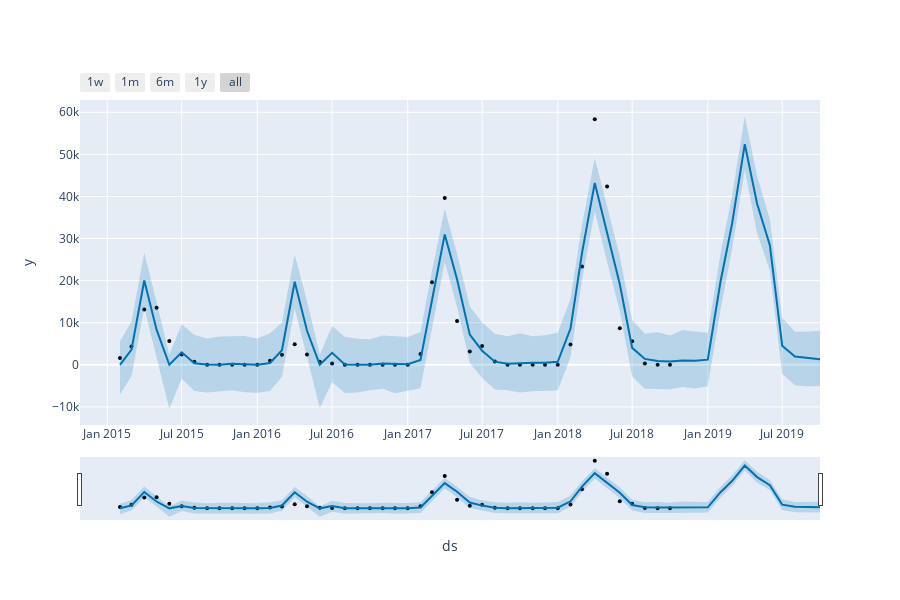
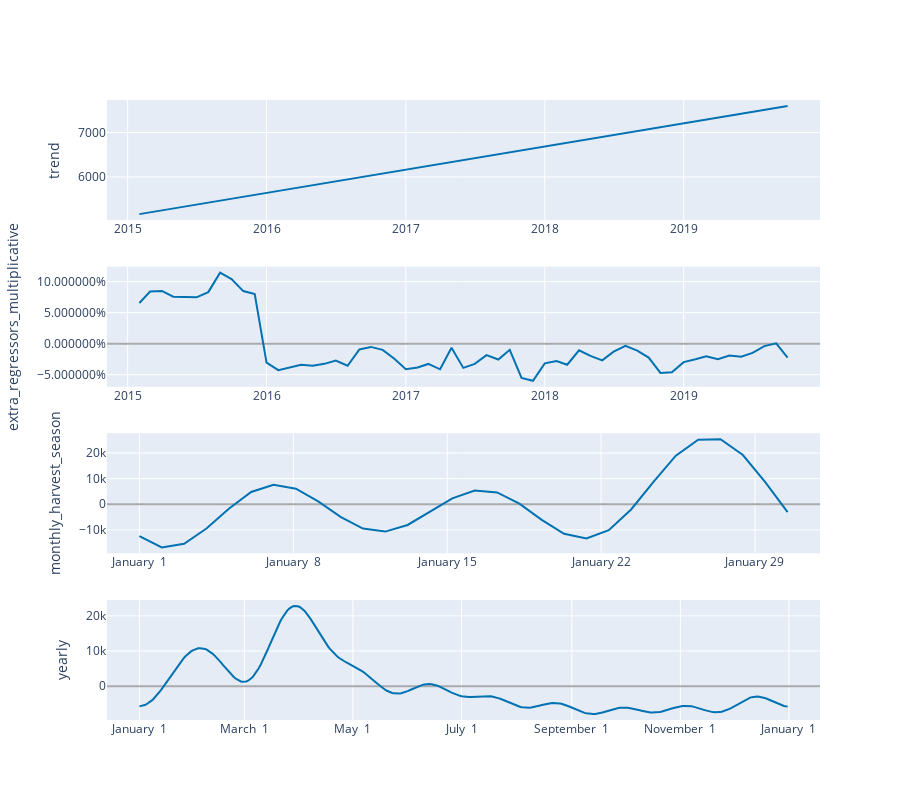

Write notebook code for charts like these, in order.
### Code cell
py.iplot(plot_plotly(model, forecast))

py.iplot(plot_components_plotly(model, forecast))
